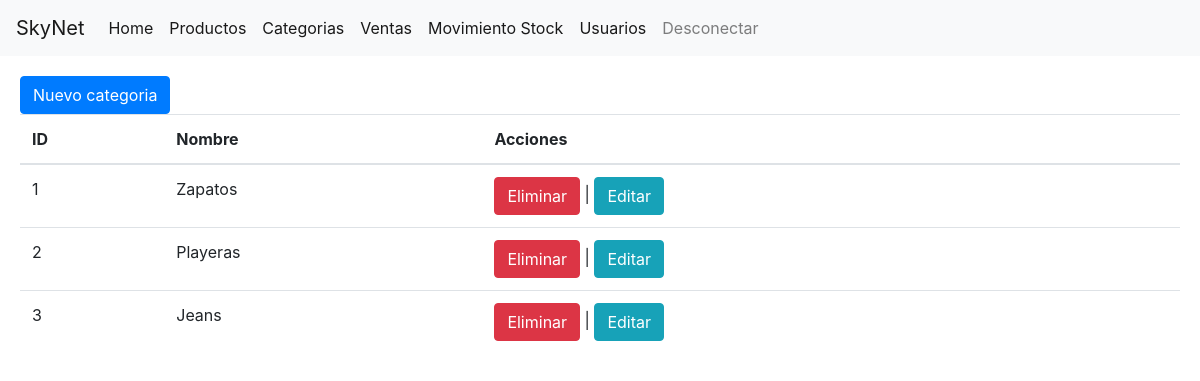
Page /outime/categorias/ (signed in) on the committed database.
### outime/models/categoria.py (models this page shows, shortened)
class Categoria(models.Model):
    nombre = models.CharField(null=False, max_length=2000)
    class Meta:
        db_table = "categoria"

### outime/views/categoria_view.py (the view)
# urls.py: path('categorias/', views.CategoriaListView.as_view(), name='categoria_list'),
@method_decorator(staff_member_required, name='dispatch')
class CategoriaListView(generic.ListView):
    model = Categoria
    def get_context_data(self, *, object_list=None, **kwargs):
        context = super(CategoriaListView, self).get_context_data(**kwargs)
        return context

### templates/outime/categoria_list.html
{% extends 'base.html' %}
{% block content %}
    <a class="btn btn-primary" type="button" href="{% url 'categoria_create' %}" >Nuevo categoria</a>
    <table class="table">
        <thead>
        <tr>
            <th>ID</th>
            <th>Nombre</th>
            <th>Acciones</th>
        </tr>
        </thead>
        <tbody>
        {% for categoria in categoria_list %}
            <tr>
                <td>{{ categoria.id }}</td>
                <td>{{ categoria.nombre }}</td>
                <td><a href="{% url 'categoria_delete'  categoria.id %}" class="btn btn-danger" type="button">Eliminar</a> | <a href="{% url 'categoria_edit'  categoria.id %}" class="btn btn-info" type="button">Editar</a></td>
            </tr>
        {% endfor %}
        </tbody>
    </table>
{% endblock %}

### rows in the picture
Categoria: id "1", nombre "Zapatos"
Categoria: id "2", nombre "Playeras"
Categoria: id "3", nombre "Jeans"
